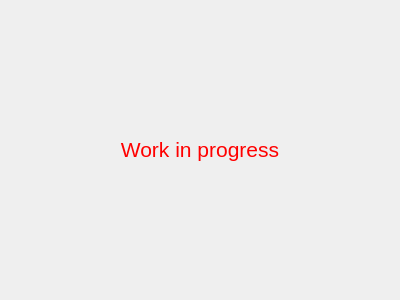
<?xml version="1.0" encoding="UTF-8"?>
<ui version="4.0">
 <class>Wip</class>
 <widget class="QWidget" name="Wip">
  <property name="geometry">
   <rect>
    <x>0</x>
    <y>0</y>
    <width>400</width>
    <height>300</height>
   </rect>
  </property>
  <property name="windowTitle">
   <string>Form</string>
  </property>
  <layout class="QVBoxLayout" name="verticalLayout">
   <item>
    <widget class="QLabel" name="label">
     <property name="text">
      <string>&lt;html&gt;&lt;head/&gt;&lt;body&gt;&lt;p align=&quot;center&quot;&gt;&lt;span style=&quot; font-size:16pt; color:#ff0000;&quot;&gt;Work in progress&lt;/span&gt;&lt;/p&gt;&lt;/body&gt;&lt;/html&gt;</string>
     </property>
     <property name="textFormat">
      <enum>Qt::RichText</enum>
     </property>
    </widget>
   </item>
  </layout>
 </widget>
 <resources/>
 <connections/>
</ui>
